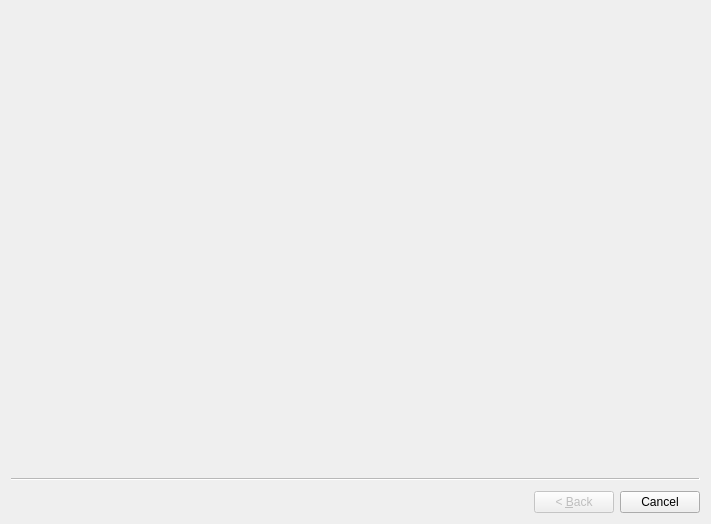
<?xml version="1.0" encoding="UTF-8"?>
<ui version="4.0">
 <class>QtUserSearchWizard</class>
 <widget class="QWizard" name="QtUserSearchWizard">
  <property name="geometry">
   <rect>
    <x>0</x>
    <y>0</y>
    <width>711</width>
    <height>524</height>
   </rect>
  </property>
  <property name="windowTitle">
   <string>Find User</string>
  </property>
 </widget>
 <resources/>
 <connections/>
</ui>
